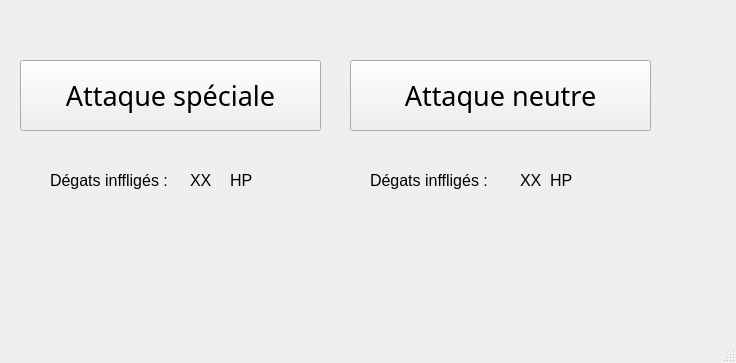
<?xml version="1.0" encoding="UTF-8"?>
<ui version="4.0">
 <class>MainWindow</class>
 <widget class="QMainWindow" name="MainWindow">
  <property name="geometry">
   <rect>
    <x>0</x>
    <y>0</y>
    <width>736</width>
    <height>363</height>
   </rect>
  </property>
  <property name="windowTitle">
   <string>MainWindow</string>
  </property>
  <widget class="QWidget" name="centralwidget">
   <widget class="QLabel" name="image_fond">
    <property name="geometry">
     <rect>
      <x>-60</x>
      <y>-10</y>
      <width>831</width>
      <height>591</height>
     </rect>
    </property>
    <property name="text">
     <string/>
    </property>
    <property name="pixmap">
     <pixmap>images/prairie_et_ciel.png</pixmap>
    </property>
    <property name="scaledContents">
     <bool>true</bool>
    </property>
   </widget>
   <widget class="QPushButton" name="bouton_att_spe">
    <property name="geometry">
     <rect>
      <x>20</x>
      <y>60</y>
      <width>301</width>
      <height>71</height>
     </rect>
    </property>
    <property name="font">
     <font>
      <family>Bernard MT Condensed</family>
      <pointsize>20</pointsize>
     </font>
    </property>
    <property name="text">
     <string>Attaque spéciale</string>
    </property>
   </widget>
   <widget class="QPushButton" name="bouton_att_neutre">
    <property name="geometry">
     <rect>
      <x>350</x>
      <y>60</y>
      <width>301</width>
      <height>71</height>
     </rect>
    </property>
    <property name="font">
     <font>
      <family>Bernard MT Condensed</family>
      <pointsize>20</pointsize>
     </font>
    </property>
    <property name="text">
     <string>Attaque neutre</string>
    </property>
   </widget>
   <widget class="QLabel" name="txt_degats_att_spe">
    <property name="geometry">
     <rect>
      <x>50</x>
      <y>160</y>
      <width>241</width>
      <height>41</height>
     </rect>
    </property>
    <property name="font">
     <font>
      <pointsize>12</pointsize>
     </font>
    </property>
    <property name="autoFillBackground">
     <bool>false</bool>
    </property>
    <property name="text">
     <string>Dégats inffligés :              HP</string>
    </property>
   </widget>
   <widget class="QLabel" name="nbr_degat_att_spe">
    <property name="geometry">
     <rect>
      <x>190</x>
      <y>160</y>
      <width>31</width>
      <height>41</height>
     </rect>
    </property>
    <property name="font">
     <font>
      <pointsize>12</pointsize>
     </font>
    </property>
    <property name="text">
     <string>XX</string>
    </property>
   </widget>
   <widget class="QLabel" name="txt_degats_att_neutre">
    <property name="geometry">
     <rect>
      <x>370</x>
      <y>160</y>
      <width>241</width>
      <height>41</height>
     </rect>
    </property>
    <property name="font">
     <font>
      <pointsize>12</pointsize>
     </font>
    </property>
    <property name="autoFillBackground">
     <bool>false</bool>
    </property>
    <property name="text">
     <string>Dégats inffligés :              HP</string>
    </property>
   </widget>
   <widget class="QLabel" name="nbr_degat_att_neutre">
    <property name="geometry">
     <rect>
      <x>520</x>
      <y>160</y>
      <width>31</width>
      <height>41</height>
     </rect>
    </property>
    <property name="font">
     <font>
      <pointsize>12</pointsize>
     </font>
    </property>
    <property name="text">
     <string>XX</string>
    </property>
   </widget>
  </widget>
  <widget class="QMenuBar" name="menubar">
   <property name="geometry">
    <rect>
     <x>0</x>
     <y>0</y>
     <width>736</width>
     <height>21</height>
    </rect>
   </property>
  </widget>
  <widget class="QStatusBar" name="statusbar"/>
 </widget>
 <resources/>
 <connections/>
</ui>
